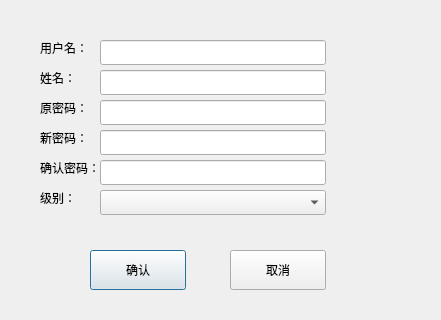
<?xml version="1.0" encoding="UTF-8"?>
<ui version="4.0">
 <class>CUSER</class>
 <widget class="QDialog" name="CUSER">
  <property name="geometry">
   <rect>
    <x>0</x>
    <y>0</y>
    <width>441</width>
    <height>320</height>
   </rect>
  </property>
  <property name="windowTitle">
   <string>Dialog</string>
  </property>
  <widget class="QLabel" name="Addr_label">
   <property name="geometry">
    <rect>
     <x>0</x>
     <y>0</y>
     <width>441</width>
     <height>37</height>
    </rect>
   </property>
   <property name="text">
    <string/>
   </property>
  </widget>
  <widget class="QLabel" name="label">
   <property name="geometry">
    <rect>
     <x>40</x>
     <y>40</y>
     <width>48</width>
     <height>16</height>
    </rect>
   </property>
   <property name="text">
    <string>用户名：</string>
   </property>
   <property name="alignment">
    <set>Qt::AlignRight|Qt::AlignTrailing|Qt::AlignVCenter</set>
   </property>
  </widget>
  <widget class="QLineEdit" name="QlineOldPass">
   <property name="geometry">
    <rect>
     <x>100</x>
     <y>100</y>
     <width>226</width>
     <height>25</height>
    </rect>
   </property>
  </widget>
  <widget class="QLineEdit" name="QlineUser">
   <property name="geometry">
    <rect>
     <x>100</x>
     <y>40</y>
     <width>226</width>
     <height>25</height>
    </rect>
   </property>
  </widget>
  <widget class="QLabel" name="label_2">
   <property name="geometry">
    <rect>
     <x>40</x>
     <y>70</y>
     <width>36</width>
     <height>16</height>
    </rect>
   </property>
   <property name="text">
    <string>姓名：</string>
   </property>
   <property name="alignment">
    <set>Qt::AlignRight|Qt::AlignTrailing|Qt::AlignVCenter</set>
   </property>
  </widget>
  <widget class="QLineEdit" name="QlineName">
   <property name="geometry">
    <rect>
     <x>100</x>
     <y>70</y>
     <width>226</width>
     <height>25</height>
    </rect>
   </property>
  </widget>
  <widget class="QLabel" name="label_4">
   <property name="geometry">
    <rect>
     <x>40</x>
     <y>130</y>
     <width>48</width>
     <height>16</height>
    </rect>
   </property>
   <property name="text">
    <string>新密码：</string>
   </property>
   <property name="alignment">
    <set>Qt::AlignRight|Qt::AlignTrailing|Qt::AlignVCenter</set>
   </property>
  </widget>
  <widget class="QLabel" name="label_3">
   <property name="geometry">
    <rect>
     <x>40</x>
     <y>100</y>
     <width>48</width>
     <height>16</height>
    </rect>
   </property>
   <property name="text">
    <string>原密码：</string>
   </property>
   <property name="alignment">
    <set>Qt::AlignRight|Qt::AlignTrailing|Qt::AlignVCenter</set>
   </property>
  </widget>
  <widget class="QLineEdit" name="QlineNewPass">
   <property name="geometry">
    <rect>
     <x>100</x>
     <y>130</y>
     <width>226</width>
     <height>25</height>
    </rect>
   </property>
  </widget>
  <widget class="QLabel" name="label_5">
   <property name="geometry">
    <rect>
     <x>40</x>
     <y>160</y>
     <width>60</width>
     <height>16</height>
    </rect>
   </property>
   <property name="text">
    <string>确认密码：</string>
   </property>
   <property name="alignment">
    <set>Qt::AlignRight|Qt::AlignTrailing|Qt::AlignVCenter</set>
   </property>
  </widget>
  <widget class="QLineEdit" name="QlineNewPass2">
   <property name="geometry">
    <rect>
     <x>100</x>
     <y>160</y>
     <width>226</width>
     <height>25</height>
    </rect>
   </property>
  </widget>
  <widget class="QLabel" name="label_6">
   <property name="geometry">
    <rect>
     <x>40</x>
     <y>190</y>
     <width>36</width>
     <height>16</height>
    </rect>
   </property>
   <property name="text">
    <string>级别：</string>
   </property>
   <property name="alignment">
    <set>Qt::AlignRight|Qt::AlignTrailing|Qt::AlignVCenter</set>
   </property>
  </widget>
  <widget class="QComboBox" name="QcomGrade">
   <property name="geometry">
    <rect>
     <x>100</x>
     <y>190</y>
     <width>226</width>
     <height>25</height>
    </rect>
   </property>
  </widget>
  <widget class="QPushButton" name="QpbtnOK">
   <property name="geometry">
    <rect>
     <x>90</x>
     <y>250</y>
     <width>96</width>
     <height>40</height>
    </rect>
   </property>
   <property name="sizePolicy">
    <sizepolicy hsizetype="Minimum" vsizetype="Fixed">
     <horstretch>0</horstretch>
     <verstretch>0</verstretch>
    </sizepolicy>
   </property>
   <property name="minimumSize">
    <size>
     <width>96</width>
     <height>36</height>
    </size>
   </property>
   <property name="text">
    <string>确认</string>
   </property>
  </widget>
  <widget class="QPushButton" name="QpbtnClose">
   <property name="geometry">
    <rect>
     <x>230</x>
     <y>250</y>
     <width>96</width>
     <height>40</height>
    </rect>
   </property>
   <property name="minimumSize">
    <size>
     <width>96</width>
     <height>36</height>
    </size>
   </property>
   <property name="text">
    <string>取消</string>
   </property>
  </widget>
 </widget>
 <resources/>
 <connections/>
</ui>
